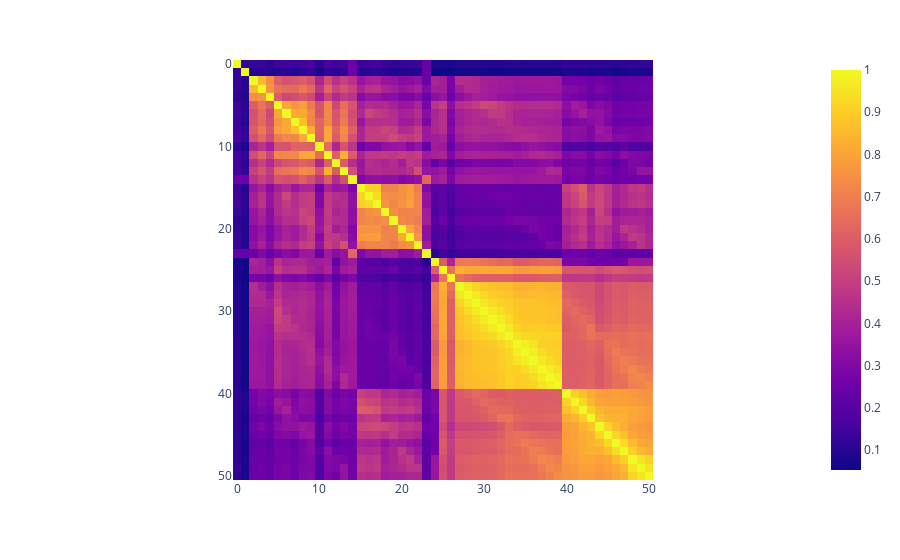

Source (notebook cell):
### Markdown cell above
### Heatmap of correlation matrix 
Using the tf-idf metrics

### Code cell
# get heatmap to notice "zones" and outliers easier
fig = px.imshow(corr_matrix)
fig.show()

### Figure 1 — Plotly figure (JSON) as saved in the notebook; plotly's stock layout.template omitted (floating-point values rounded to 4 significant figures; data arrays with more than 128 entries replaced by an {"elided": "..."} marker saying what was removed)
{"data": [{"coloraxis": "coloraxis", "hovertemplate": "x: %{x}<br>y: %{y}<br>color: %{z}<extra></extra>", "name": "0", "type": "heatmap", "xaxis": "x", "yaxis": "y", "z": {"elided": "51x51 float values"}}], "layout": {"coloraxis": {"colorscale": [[0, "#0d0887"], [0.1111, "#46039f"], [0.2222, "#7201a8"], [0.3333, "#9c179e"], [0.4444, "#bd3786"], [0.5556, "#d8576b"], [0.6667, "#ed7953"], [0.7778, "#fb9f3a"], [0.8889, "#fdca26"], [1, "#f0f921"]]}, "margin": {"t": 60}, "xaxis": {"anchor": "y", "constrain": "domain", "domain": [0, 1], "scaleanchor": "y"}, "yaxis": {"anchor": "x", "autorange": "reversed", "constrain": "domain", "domain": [0, 1]}}}
